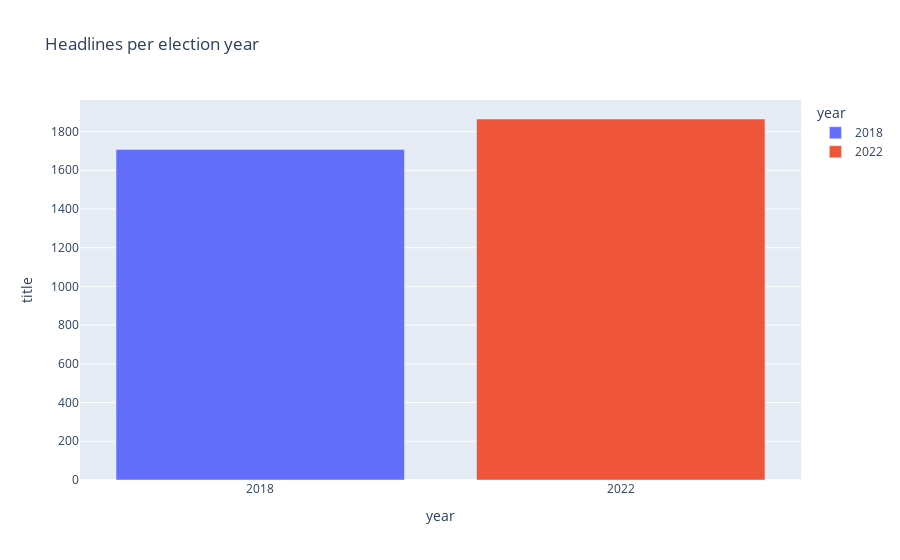

The code cell stored with this chart in its notebook:
### Markdown cell above
## Visualisations

### Code cell
# Headlines per election year

df_years = df.groupby("year")["title"].count().reset_index()

fig = px.bar(df_years, x="year", y="title", color="year", title="Headlines per election year")

fig.show()

### Figure 1 — Plotly figure (JSON) as saved in the notebook; plotly's stock layout.template omitted (floating-point values rounded to 4 significant figures)
{"data": [{"alignmentgroup": "True", "hovertemplate": "year=%{x}<br>title=%{y}<extra></extra>", "legendgroup": "2018", "marker": {"color": "#636efa", "pattern": {"shape": ""}}, "name": "2018", "offsetgroup": "2018", "orientation": "v", "showlegend": true, "textposition": "auto", "type": "bar", "x": ["2018"], "xaxis": "x", "y": [1708], "yaxis": "y"}, {"alignmentgroup": "True", "hovertemplate": "year=%{x}<br>title=%{y}<extra></extra>", "legendgroup": "2022", "marker": {"color": "#EF553B", "pattern": {"shape": ""}}, "name": "2022", "offsetgroup": "2022", "orientation": "v", "showlegend": true, "textposition": "auto", "type": "bar", "x": ["2022"], "xaxis": "x", "y": [1865], "yaxis": "y"}], "layout": {"barmode": "relative", "legend": {"title": {"text": "year"}, "tracegroupgap": 0}, "title": {"text": "Headlines per election year"}, "xaxis": {"anchor": "y", "categoryarray": ["2018", "2022"], "categoryorder": "array", "domain": [0, 1], "title": {"text": "year"}}, "yaxis": {"anchor": "x", "domain": [0, 1], "title": {"text": "title"}}}}
